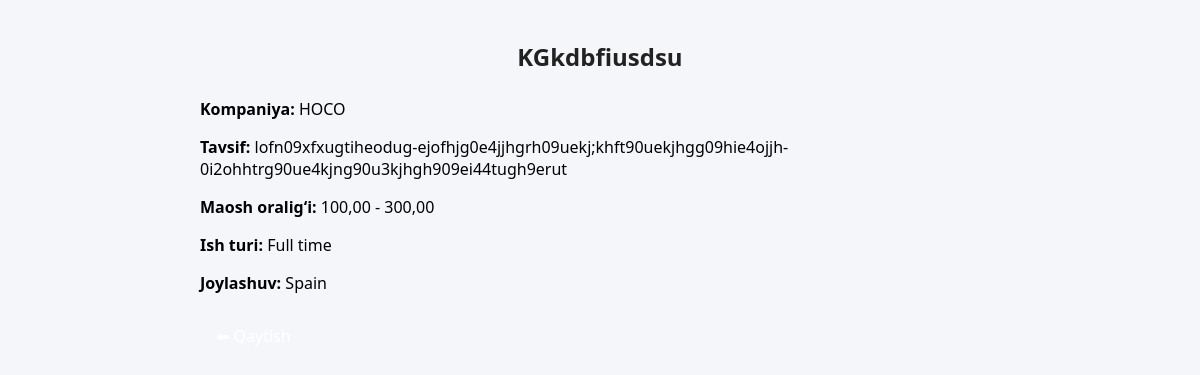
Page /api/jobs/2/ (signed in) on the committed database.
### main/models.py (models this page shows, shortened)
class Job(models.Model):
    JOB_TYPES = (
        ("full_time", "Full time"),
        ("part_time", "Part time"),
        ("remote", "Remote"),
    )
    title = models.CharField(max_length=255)
    description = models.TextField()
    salary_min = models.DecimalField(max_digits=10, decimal_places=2)
    salary_max = models.DecimalField(max_digits=10, decimal_places=2)
    location = models.ManyToManyField(Location)
    job_type = models.CharField(max_length=20, choices=JOB_TYPES)
    company = models.ForeignKey(Company, on_delete=models.CASCADE)

class Company(models.Model):
    name = models.CharField(max_length=255)
    logo = models.ImageField(upload_to='media/')
    description = models.TextField(blank=True, null=True)
    owner = models.ForeignKey(User, on_delete=models.CASCADE)

class Location(models.Model):
    name = models.CharField(max_length=200)

### main/views.py (the view)
# urls.py: path('jobs/<int:pk>/', job_detail, name='job_detail'),
def job_detail(request, pk):
    job = get_object_or_404(Job, pk=pk)
    return render(request, 'jobs/job_detail.html', {'job': job})

### templates/jobs/job_detail.html (shortened to what this page needs)
{% load static %}
<!DOCTYPE html>
<html lang="uz">
<head>
  <link rel="stylesheet" href="{% static 'job.css' %}">
</head>
<body>
  <div class="container">
    <h2>{{ job.title }}</h2>
    <p><strong>Kompaniya:</strong> {{ job.company.name }}</p>
    <p><strong>Tavsif:</strong> {{ job.description }}</p>
    <p><strong>Maosh oralig‘i:</strong> {{ job.salary_min }} - {{ job.salary_max }}</p>
    <p><strong>Ish turi:</strong> {{ job.get_job_type_display }}</p>
    <p><strong>Joylashuv:</strong>
      {% for loc in job.location.all %}
        {{ loc.name }}{% if not forloop.last %}, {% endif %}
      {% endfor %}
    </p>
    <div class="buttons">
      <a href="{% url 'job_list' %}" class="btn btn-gray">⬅ Qaytish</a>
    </div>
  </div>
</body>
</html>

### static/job.css (style rules this page uses)
body { background-color: #f5f6fa; font-family: "Segoe UI", Arial, sans-serif; margin: 0; padding: 0; }
.container { max-width: 800px; margin: 40px auto; padding: 0 20px; }
h1, h2, h3 { color: #222; text-align: center; margin-bottom: 25px; }
a { text-decoration: none; }
.btn { display: inline-block; padding: 10px 16px; border-radius: 8px; color: white; font-weight: 500; margin: 5px 0; transition: background-color 0.2s ease; }

### rows in the picture
Job: title "KGkdbfiusdsu", company.name "HOCO", description "lofn09xfxugtiheodug-ejofhjg0e4jjhgrh09uekj;khft90uekjhgg09hie4ojjh-0i2ohhtrg90ue4kjng90u3kjhgh909ei44tugh9erut", salary_min "100,00", salary_max "300,00", job_type "Full time"
Location: name "Spain"
